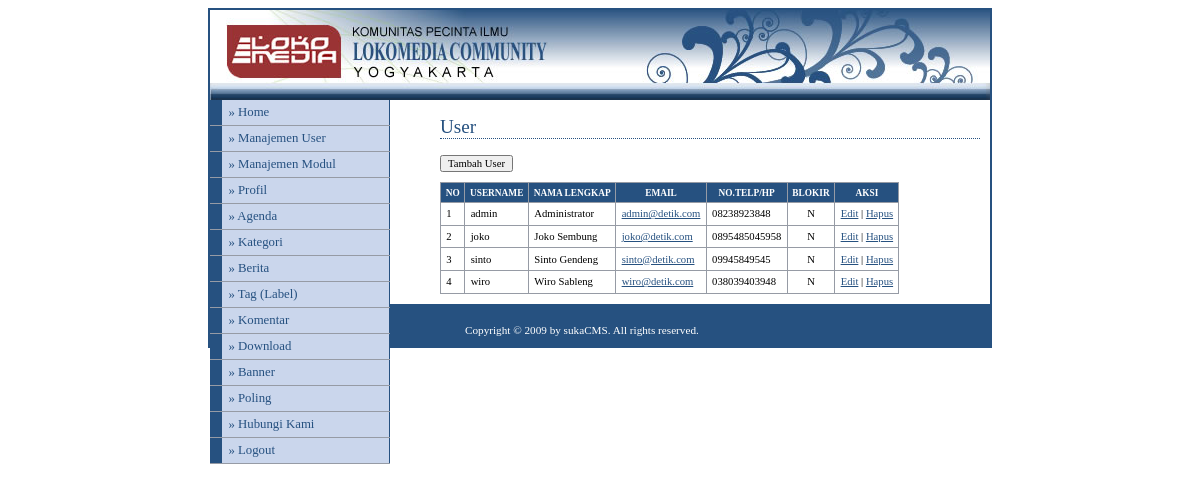
The page /adminweb/media.php?module=user (signed in) on the database its author committed.
### tables this page shows
CREATE TABLE `modul` (
  `id_modul` int(5) NOT NULL auto_increment,
  `nama_modul` varchar(50) NOT NULL,
  `link` varchar(100) NOT NULL,
  `static_content` text NOT NULL,
  `gambar` varchar(100) NOT NULL,
  `publish` enum('Y','N') NOT NULL,
  `status` enum('user','admin') NOT NULL,
  `aktif` enum('Y','N') NOT NULL,
  `urutan` int(5) NOT NULL,
  `link_seo` varchar(50) NOT NULL,
  PRIMARY KEY  (`id_modul`)
);

CREATE TABLE `users` (
  `username` varchar(50) NOT NULL,
  `password` varchar(50) NOT NULL,
  `nama_lengkap` varchar(100) NOT NULL,
  `email` varchar(100) NOT NULL,
  `no_telp` varchar(20) NOT NULL,
  `level` varchar(20) NOT NULL default 'user',
  `blokir` enum('Y','N') NOT NULL default 'N',
  PRIMARY KEY  (`username`)
);

### adminweb/modul/mod_users/users.php (the view, shortened to what this page needs)
<?php
if ($_SESSION[leveluser]=='admin'){
$aksi="modul/mod_users/aksi_users.php";
switch($_GET[act]){
  default:
    echo "<h2>User</h2>
          <input type=button value='Tambah User' onclick=\"window.location.href='?module=user&act=tambahuser';\">
          <table>
          <tr><th>no</th><th>username</th><th>nama lengkap</th><th>email</th><th>No.Telp/HP</th><th>Blokir</th><th>aksi</th></tr>";
    $tampil=mysql_query("SELECT * FROM users ORDER BY username");
    $no=1;
    while ($r=mysql_fetch_array($tampil)){
       echo "<tr><td>$no</td>
             <td>$r[username]</td>
             <td>$r[nama_lengkap]</td>
		         <td><a href=mailto:$r[email]>$r[email]</a></td>
		         <td>$r[no_telp]</td>
		         <td align=center>$r[blokir]</td>
             <td><a href=?module=user&act=edituser&id=$r[username]>Edit</a> |
	               <a href=$aksi?module=user&act=hapus&id=$r[username]>Hapus</a>
             </td></tr>";
      $no++;
    }
    echo "</table>";
    break;
}
}
else{
  echo "<p>Anda tidak berhak mengakses modul ini</p>";
}
?>

### adminweb/menu.php (shortened to what this page needs)
<?php
if ($_SESSION[leveluser]=='admin'){
  $sql=mysql_query("select * from modul where aktif='Y' order by urutan");
}
else{
  $sql=mysql_query("select * from modul where status='user' and aktif='Y' order by urutan");
}
while ($m=mysql_fetch_array($sql)){
  echo "<li><a href='$m[link]'>&#187; $m[nama_modul]</a></li>";
}
?>

### adminweb/style.css (style rules this page uses)
body { font-family: Tahoma; text-align: center; }
#menu li { width: 180px; border-bottom: 1px solid #969BA5; margin: 0; padding: 0; font-size: 80%; vertical-align: bottom; }
#menu a:link, #menu a:visited { display: block; padding: 5px 5px 5px 0.5em; border-left: 12px solid #265180; border-right: 1px solid #265180; background-color: #CAD6EC; color: #265180; text-decoration: none; }
a:link,a:visited { color:#265180; }
h2 { font: normal 120% Georgia; color: #265180; background-color: transparent; border-bottom: 1px dotted #265180; }
table { font-family: Tahoma; font-size: 8pt; border-width: 1px; border-style: solid; border-color: #999999; border-collapse: collapse; margin: 10px 0px; }
th { color: #FFFFFF; font-size: 7pt; text-transform: uppercase; text-align: center; padding: 0.5em; border-width: 1px; border-style: solid; border-color: #969BA5; border-collapse: collapse; background-color: #265180; }
td { padding: 0.5em; vertical-align: top; border-width: 1px; border-style: solid; border-color: #969BA5; border-collapse: collapse; }
input,textarea,select { font-family: Tahoma; font-size: 8pt; }

### rows shown on the page
modul: nama_modul "Manajemen User"
modul: nama_modul "Manajemen Modul"
modul: nama_modul "Profil"
modul: nama_modul "Agenda"
modul: nama_modul "Kategori"
modul: nama_modul "Berita"
modul: nama_modul "Tag (Label)"
modul: nama_modul "Komentar"
modul: nama_modul "Download"
modul: nama_modul "Banner"
modul: nama_modul "Poling"
modul: nama_modul "Hubungi Kami"
users: username "admin", nama_lengkap "Administrator", email "admin@detik.com", no_telp "08238923848", blokir "N"
users: username "joko", nama_lengkap "Joko Sembung", email "joko@detik.com", no_telp "0895485045958", blokir "N"
users: username "sinto", nama_lengkap "Sinto Gendeng", email "sinto@detik.com", no_telp "09945849545", blokir "N"
users: username "wiro", nama_lengkap "Wiro Sableng", email "wiro@detik.com", no_telp "038039403948", blokir "N"
